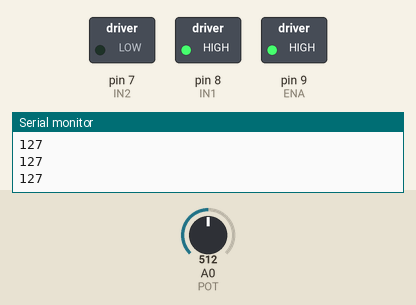
Simulated run of this sketch. Board: Arduino Uno, built with avr-gcc and run on an emulated ATmega328P. Shown: switched loads named in the sketch (green lamp = pin HIGH), the last lines printed to the serial monitor. Inputs (shaded band) come from the test bench; at power-on: A0 (POT) = 512.

Above: at 1.2 s.
1.3 s: A0 (POT) set to 6
2.8 s: A0 (POT) set to 3
At 3.1 s:
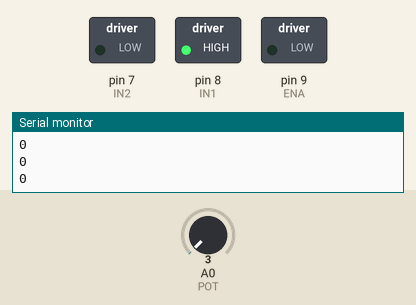
4.3 s: A0 (POT) set to 122
At 4.6 s:
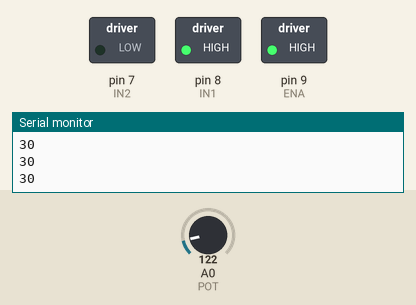
5.8 s: A0 (POT) set to 0
At 6.9 s:
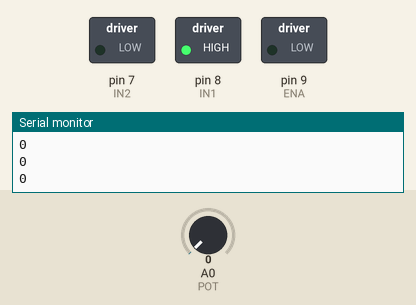
Timing chart, 0 to 8.3 s (numbered marks = the images above; inputs shaded):
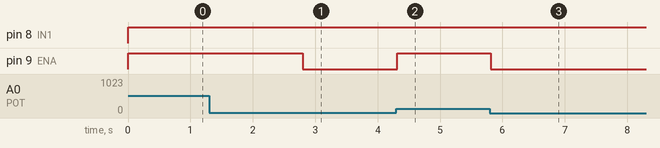

The sketch:

L298N_Speed_Controller.ino
```cpp
const int ENA = 9;
const int IN1 = 8;
const int IN2 = 7;
const int POT = A0;

void setup() {
  // put your setup code here, to run once:
  pinMode (IN1, OUTPUT);
  pinMode (IN2, OUTPUT);
  pinMode (ENA, OUTPUT);
  pinMode (POT, INPUT);
  Serial.begin(9600);
}

void loop() {
  // put your main code here, to run repeatedly:
  int spd_val = analogRead(POT);
  spd_val = map (spd_val, 0,1023,0,255);
  Serial.println(spd_val);
  digitalWrite(IN1, HIGH);
  digitalWrite(IN2, LOW);
  digitalWrite(ENA, spd_val);
  delay(15);
}
```

Measured:
- the behaviour switches between 5 and 4 on A0 (POT) (found by bisection; images 0 and 1)
- after the input at 2.8 s, pin 9 (ENA): HIGH → LOW at once
- after the input at 4.3 s, pin 9 (ENA): LOW → HIGH at once
- after the input at 5.8 s, pin 9 (ENA): HIGH → LOW at once
